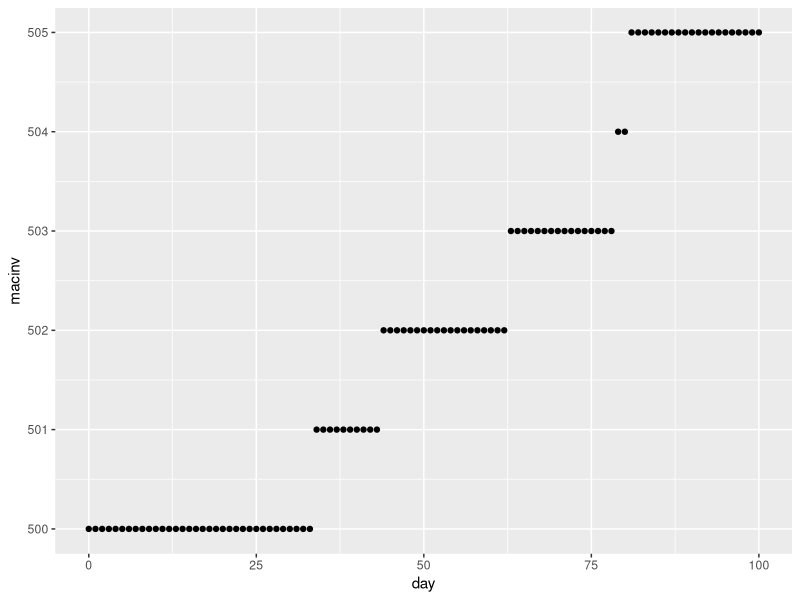

Write the R code that produced this figure.
# ZOO 955 HW 6 Hart, Adler, Butts: Individual Based Modeling

require(dplyr); require(ggplot2)

zoop = 500
macinv = 500
yp = 1

df<- data.frame(matrix(ncol=6, nrow=101))
colnames(df)<- c('day', 'zoop','macinv', 'biomass', 'mac_eat', 'zoop_eat')

df$day = seq(0,100)
df$zoop[1] = zoop
df$macinv[1] = macinv
df$biomass = 0
df$mac_eat = 0
df$zoop_eat = 0

# outer for loop

current_pop = c(rep(colnames(df[2]), times = df[1,2]),
                rep(colnames(df[3]), times = df[1,3]))

for (i in 2: nrow(df)){
  bm = 0
  
  # inner for loop
  
  for (j in 1:50){
    
    food = sample(current_pop, size = 1)
    
    if (food == 'macinv'){
      df$mac_eat[i] = df$mac_eat[i] + 1
    } else {
      df$zoop_eat[i] = df$zoop_eat[i] + 1
    }
    
    current_pop = current_pop[-match(food, current_pop)]
    
    bm = bm + ifelse(food == 'macinv', 10, 1)
    
    if  (bm >= 50 ) break
    
  }
  
  # update current population to data frame
  
  df$biomass[i] = bm
  
  new_zoop = round(length(current_pop[current_pop == 'zoop'])*1.01)
  new_macinv = round(length(current_pop[current_pop == 'macinv'])*1.01)
  
  current_pop = c(rep('zoop', times = new_zoop),
                  rep('macinv', times = new_macinv))
  
  df$zoop[i] = length(current_pop[current_pop == 'zoop'])
  df$macinv[i] = length(current_pop[current_pop == 'macinv'])
  
  
}

ggplot(df, aes(day, macinv))+
  geom_point()
